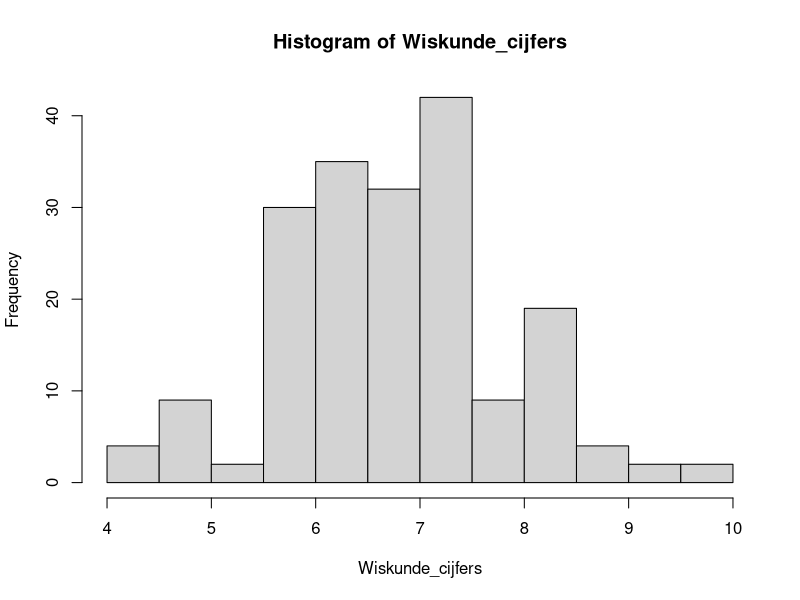

Write R code to recreate this figure.
## ---- chunk 1
knitr::opts_chunk$set(echo = TRUE)
## ---- chunk 2
set.seed(97)

level1_cijfers <- c(4, 4.5, 5.0, 5.5, 6.0, 6.5, 7.0, 7.5, 8.0, 8.5, 9.0, 9.5, 10)
level2_cijfers <- c(5.0, 5.5, 6.0, 6.5, 7.0, 7.5, 8.0, 8.5, 9.0)
level3_cijfers <- c(6.0, 6.5, 7.0, 7.5, 8.0, 8.5)
level4_cijfers <- c(6.0, 6.5, 7.0, 7.5)

Wiskundecijfers_level1 <- sample(level1_cijfers, 20, replace = TRUE)
Wiskunde_cijfers_level2 <- sample(level2_cijfers, 30, replace=TRUE)
Wiskunde_cijfers_level3 <- sample(level3_cijfers, 60, replace=TRUE)
Wiskunde_cijfers_level4 <- sample(level4_cijfers, 80, replace=TRUE)
Wiskunde_cijfers_level2_tot_level4 = c(Wiskunde_cijfers_level2,
                                      Wiskunde_cijfers_level3,
                                      Wiskunde_cijfers_level4)

Wiskunde_cijfers <- append(Wiskundecijfers_level1, Wiskunde_cijfers_level2_tot_level4)
## ---- chunk 3
hist(Wiskunde_cijfers)
## ---- chunk 4
set.seed(100)
x <- rnorm(50, mean = 10, sd = 0.5)
t.test(x, mu = 10) # testing if mean of x could be
